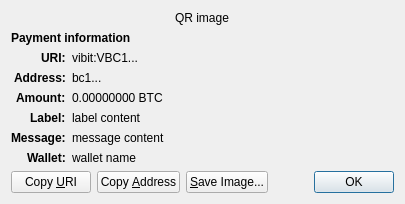
<?xml version="1.0" encoding="UTF-8"?>
<ui version="4.0">
 <class>ReceiveRequestDialog</class>
 <widget class="QDialog" name="ReceiveRequestDialog">
  <property name="geometry">
   <rect>
    <x>0</x>
    <y>0</y>
    <width>413</width>
    <height>229</height>
   </rect>
  </property>
  <property name="windowTitle">
   <string>Request payment to ...</string>
  </property>
  <layout class="QGridLayout" name="gridLayout" columnstretch="0,1">
   <property name="sizeConstraint">
    <enum>QLayout::SetFixedSize</enum>
   </property>
   <item row="0" column="0" colspan="2" alignment="Qt::AlignHCenter">
    <widget class="QRImageWidget" name="qr_code">
     <property name="text">
      <string notr="true">QR image</string>
     </property>
     <property name="textInteractionFlags">
      <set>Qt::NoTextInteraction</set>
     </property>
    </widget>
   </item>
   <item row="1" column="0" colspan="2">
    <widget class="QLabel" name="payment_header">
     <property name="font">
      <font>
       <weight>75</weight>
       <bold>true</bold>
      </font>
     </property>
     <property name="text">
      <string>Payment information</string>
     </property>
     <property name="textInteractionFlags">
      <set>Qt::NoTextInteraction</set>
     </property>
    </widget>
   </item>
   <item row="2" column="0" alignment="Qt::AlignRight|Qt::AlignTop">
    <widget class="QLabel" name="uri_tag">
     <property name="font">
      <font>
       <weight>75</weight>
       <bold>true</bold>
      </font>
     </property>
     <property name="text">
      <string notr="true">URI:</string>
     </property>
     <property name="textFormat">
      <enum>Qt::PlainText</enum>
     </property>
     <property name="textInteractionFlags">
      <set>Qt::NoTextInteraction</set>
     </property>
    </widget>
   </item>
   <item row="2" column="1" alignment="Qt::AlignTop">
    <widget class="QLabel" name="uri_content">
     <property name="text">
      <string notr="true">vibit:VBC1...</string>
     </property>
     <property name="textFormat">
      <enum>Qt::RichText</enum>
     </property>
     <property name="wordWrap">
      <bool>true</bool>
     </property>
     <property name="textInteractionFlags">
      <set>Qt::TextSelectableByMouse</set>
     </property>
    </widget>
   </item>
   <item row="3" column="0" alignment="Qt::AlignRight|Qt::AlignTop">
    <widget class="QLabel" name="address_tag">
     <property name="font">
      <font>
       <weight>75</weight>
       <bold>true</bold>
      </font>
     </property>
     <property name="text">
      <string>Address:</string>
     </property>
     <property name="textInteractionFlags">
      <set>Qt::NoTextInteraction</set>
     </property>
    </widget>
   </item>
   <item row="3" column="1" alignment="Qt::AlignTop">
    <widget class="QLabel" name="address_content">
     <property name="text">
      <string notr="true">bc1...</string>
     </property>
     <property name="textFormat">
      <enum>Qt::PlainText</enum>
     </property>
     <property name="textInteractionFlags">
      <set>Qt::TextSelectableByMouse</set>
     </property>
    </widget>
   </item>
   <item row="4" column="0" alignment="Qt::AlignRight|Qt::AlignTop">
    <widget class="QLabel" name="amount_tag">
     <property name="font">
      <font>
       <weight>75</weight>
       <bold>true</bold>
      </font>
     </property>
     <property name="text">
      <string>Amount:</string>
     </property>
     <property name="textInteractionFlags">
      <set>Qt::NoTextInteraction</set>
     </property>
    </widget>
   </item>
   <item row="4" column="1" alignment="Qt::AlignTop">
    <widget class="QLabel" name="amount_content">
     <property name="text">
      <string notr="true">0.00000000 BTC</string>
     </property>
     <property name="textFormat">
      <enum>Qt::PlainText</enum>
     </property>
     <property name="textInteractionFlags">
      <set>Qt::TextSelectableByMouse</set>
     </property>
    </widget>
   </item>
   <item row="5" column="0" alignment="Qt::AlignRight|Qt::AlignTop">
    <widget class="QLabel" name="label_tag">
     <property name="font">
      <font>
       <weight>75</weight>
       <bold>true</bold>
      </font>
     </property>
     <property name="text">
      <string>Label:</string>
     </property>
     <property name="textInteractionFlags">
      <set>Qt::NoTextInteraction</set>
     </property>
    </widget>
   </item>
   <item row="5" column="1" alignment="Qt::AlignTop">
    <widget class="QLabel" name="label_content">
     <property name="text">
      <string notr="true">label content</string>
     </property>
     <property name="textFormat">
      <enum>Qt::PlainText</enum>
     </property>
     <property name="wordWrap">
      <bool>true</bool>
     </property>
     <property name="textInteractionFlags">
      <set>Qt::TextSelectableByMouse</set>
     </property>
    </widget>
   </item>
   <item row="6" column="0" alignment="Qt::AlignRight|Qt::AlignTop">
    <widget class="QLabel" name="message_tag">
     <property name="font">
      <font>
       <weight>75</weight>
       <bold>true</bold>
      </font>
     </property>
     <property name="text">
      <string>Message:</string>
     </property>
     <property name="textInteractionFlags">
      <set>Qt::NoTextInteraction</set>
     </property>
    </widget>
   </item>
   <item row="6" column="1" alignment="Qt::AlignTop">
    <widget class="QLabel" name="message_content">
     <property name="text">
      <string notr="true">message content</string>
     </property>
     <property name="textFormat">
      <enum>Qt::PlainText</enum>
     </property>
     <property name="wordWrap">
      <bool>true</bool>
     </property>
     <property name="textInteractionFlags">
      <set>Qt::TextSelectableByMouse</set>
     </property>
    </widget>
   </item>
   <item row="7" column="0" alignment="Qt::AlignRight|Qt::AlignTop">
    <widget class="QLabel" name="wallet_tag">
     <property name="font">
      <font>
       <weight>75</weight>
       <bold>true</bold>
      </font>
     </property>
     <property name="text">
      <string>Wallet:</string>
     </property>
     <property name="textInteractionFlags">
      <set>Qt::NoTextInteraction</set>
     </property>
    </widget>
   </item>
   <item row="7" column="1" alignment="Qt::AlignTop">
    <widget class="QLabel" name="wallet_content">
     <property name="text">
      <string notr="true">wallet name</string>
     </property>
     <property name="textFormat">
      <enum>Qt::PlainText</enum>
     </property>
     <property name="wordWrap">
      <bool>true</bool>
     </property>
     <property name="textInteractionFlags">
      <set>Qt::TextSelectableByMouse</set>
     </property>
    </widget>
   </item>
   <item row="8" column="0" colspan="2">
    <layout class="QHBoxLayout" name="horizontalLayout">
     <item>
      <widget class="QPushButton" name="btnCopyURI">
       <property name="text">
        <string>Copy &amp;URI</string>
       </property>
       <property name="autoDefault">
        <bool>false</bool>
       </property>
      </widget>
     </item>
     <item>
      <widget class="QPushButton" name="btnCopyAddress">
       <property name="text">
        <string>Copy &amp;Address</string>
       </property>
       <property name="autoDefault">
        <bool>false</bool>
       </property>
      </widget>
     </item>
     <item>
      <widget class="QPushButton" name="btnSaveAs">
       <property name="text">
        <string>&amp;Save Image...</string>
       </property>
       <property name="autoDefault">
        <bool>false</bool>
       </property>
      </widget>
     </item>
     <item>
      <spacer name="horizontalSpacer_2">
       <property name="orientation">
        <enum>Qt::Horizontal</enum>
       </property>
       <property name="sizeHint" stdset="0">
        <size>
         <width>40</width>
         <height>20</height>
        </size>
       </property>
      </spacer>
     </item>
     <item>
      <widget class="QDialogButtonBox" name="buttonBox">
       <property name="focusPolicy">
        <enum>Qt::StrongFocus</enum>
       </property>
       <property name="standardButtons">
        <set>QDialogButtonBox::Ok</set>
       </property>
      </widget>
     </item>
    </layout>
   </item>
  </layout>
 </widget>
 <customwidgets>
  <customwidget>
   <class>QRImageWidget</class>
   <extends>QLabel</extends>
   <header>qt/qrimagewidget.h</header>
  </customwidget>
 </customwidgets>
 <tabstops>
  <tabstop>buttonBox</tabstop>
  <tabstop>btnCopyURI</tabstop>
  <tabstop>btnCopyAddress</tabstop>
  <tabstop>btnSaveAs</tabstop>
 </tabstops>
 <resources/>
 <connections>
  <connection>
   <sender>buttonBox</sender>
   <signal>accepted()</signal>
   <receiver>ReceiveRequestDialog</receiver>
   <slot>accept()</slot>
   <hints>
    <hint type="sourcelabel">
     <x>135</x>
     <y>230</y>
    </hint>
    <hint type="destinationlabel">
     <x>135</x>
     <y>126</y>
    </hint>
   </hints>
  </connection>
 </connections>
</ui>
